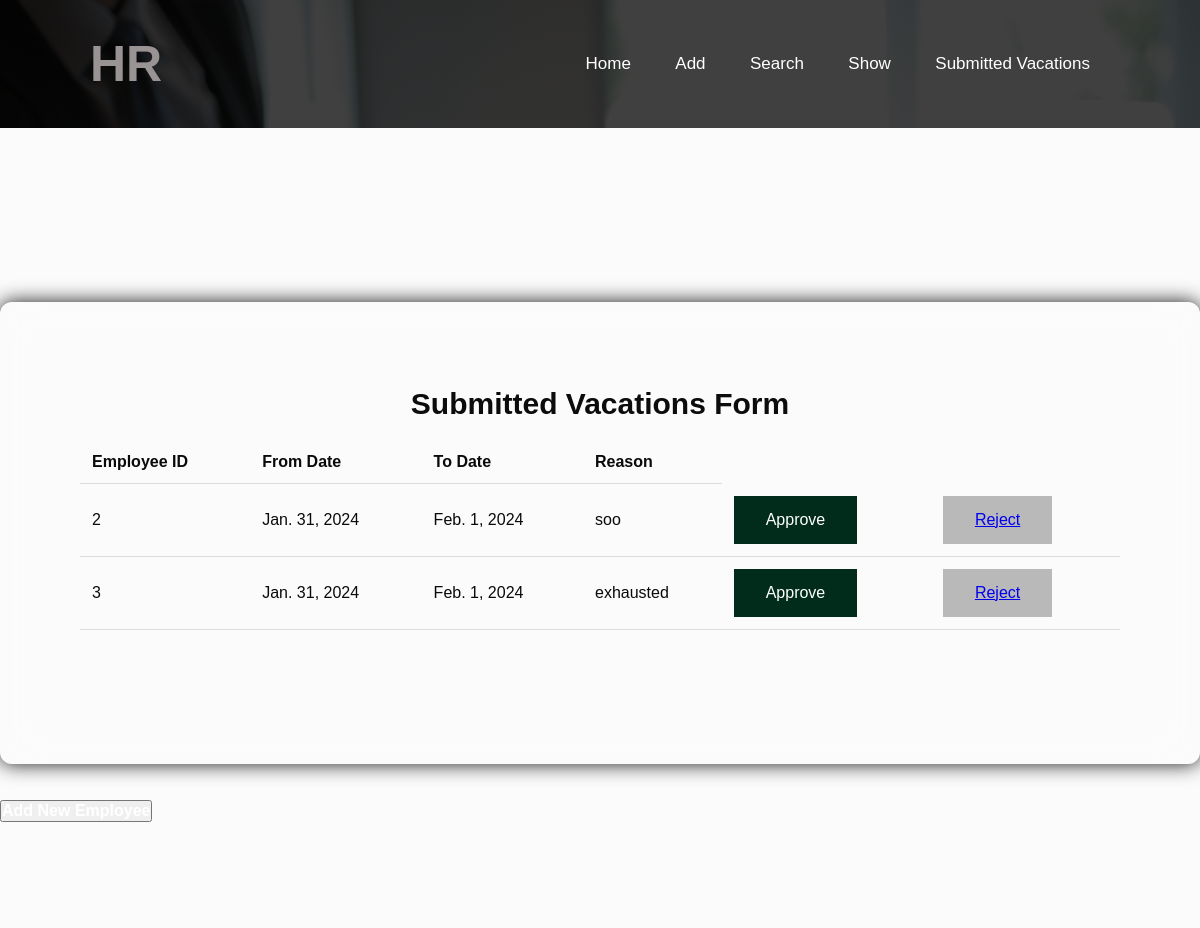
Screenshot of /submitted with the database file from the repository.
### employee/models.py (models this page shows, shortened)
class Vacation(models.Model):
    employee_id = models.CharField(max_length=100)
    from_date = models.DateField()
    to_date = models.DateField()
    reason = models.TextField()
    status = models.CharField(max_length=100, default='submitted')
    class Meta:
        db_table = "vacation"

### employee/views.py (the view)
# urls.py: path('submitted', views.submitted, name='submitted'),
def submitted(request):
    vacations = Vacation.objects.all()
    return render(request, 'submitted.html', {'vacations': vacations})

### employee/templates/submitted.html (shortened to what this page needs)
{% load static %}
<!DOCTYPE html>
<html lang="en">
<head>
    <link rel="stylesheet" type="text/css" href="{% static 'css/sub.css' %}">
    <link rel="stylesheet" type="text/css" href="{% static 'css/style.css' %}">
</head>
<body>
  <div class="banner">
    <div class="navbar">
        <div class="logo">
           <h1>HR</h1>
        </div>
        <ul>
            <li><a href="{% url 'main-page' %}">Home</a></li>
            <li><a href="{% url 'add_employee' %}">Add</a></li>
            <li><a href="{% url 'search-employees' %}" target="_blank">Search</a></li>
            <li><a href="{% url 'ShowPage' %}" target="_blank">Show</a></li>
            <li><a href="{% url 'submitted' %}" target="_blank">Submitted vacations</a></li>
        </ul>
  </div>
  <div class="body">
    <div class="Wrapper">
      <h1>Submitted Vacations Form </h1>
        <table>
          <thead>
              <tr>
                  <th>Employee ID</th>
                  <th>From Date</th>
                  <th>To Date</th>
                  <th>Reason</th>
              </tr>
          </thead>
          <tbody>
            {% if vacations %}
                {% for vac in vacations %}
                    <tr>
                        <td>{{vac.employee_id }}</td>
                        <td>{{vac.from_date }}</td>
                        <td>{{vac.to_date }}</td>
                        <td>{{vac.reason }}</td>
                        <td>
                            <button class="approve" data-vacation-id="{{ vac.id }}">Approve</button>
</td>
                        <td>
                            <button class="reject"><a href="/des/{{vac.id}}">Reject</a></button>
                        </td>
                    </tr>
                {% endfor %}
            {% else %}
                <tr>
                    <td colspan="5">No vacation requests submitted yet.</td>
                </tr>
            {% endif %}
        </tbody>
      </table>
        <br>
  <br>
  <br>
  </div>
  </div>
  </div>
  <button class="add"><a href="/emp">Add New Employee</a>
</body>
</html>

### employee/static/css/sub.css (style rules this page uses)
* { margin: 0; padding: 0; font-family: sans-serif; box-sizing: border-box; }
.body { display: flex; justify-content: center; color:#333 ; align-items: center; min-height: 100vh ; background: rgb(2,0,36); background: rgb(252, 251, 251) 35%; }
.Wrapper { width: 1200px; background: transparent; color: #0a0a0a; border-radius: 12px; padding: 30px 30px; border: 50px solid rgba(255, 255 , 255 , 0.2); backdrop-filter: blur(20px); box-shadow: 0 0 20px rgba(0, 0, 0, 0.9); margin-top: 10px; }
.Wrapper h1 { font-size: 30px; text-align: center; color: #0d0c0c; margin-top: 5px; }
table { width: 100%; border-collapse: collapse; margin-top: 20px; }
th, td { padding: 12px; text-align: left; border-bottom: 1px solid #ddd; }
.approve { background-color: #012c1c; border: none; color: white; padding: 15px 32px; text-align: center; text-decoration: none; display: inline-block; font-size: 16px; cursor: pointer; }
.reject { background-color: #b9b9b9; border: none; color: white; padding: 15px 32px; text-align: center; text-decoration: none; display: inline-block; font-size: 16px; cursor: pointer; text-decoration: none; color: wheat; }
.add a { text-decoration: none; cursor: pointer; font-size: 16px; color: #ffffff; font-weight: 600; margin-top: 90px; }

### employee/static/css/style.css (style rules this page uses)
* { margin: 0; padding: 0; font-family: sans-serif; box-sizing: border-box; }
.logo { text-align: center; }
.logo h1 { font-size: 50px; color:rgb(154, 147, 147); }
.banner { width: 100%; height: 100vh; background-image: linear-gradient(rgba(0 , 0 , 0 , 0.75) , rgba(0 , 0 , 0 , 0.75)) , url('../images/HR1.jpg'); ; background-position: center; background-repeat: no-repeat; background-size: cover; }
.navbar { width: 85%; margin: auto; padding: 35px 0; display: flex; align-items: center; justify-content: space-between; }
.navbar ul li { list-style: none; display: inline-block; margin: 0 20px; position: relative; }
.navbar ul li a { text-decoration: none; color: #fff; text-transform: capitalize; font-size: 17px; }
.navbar ul li::after { content: ''; height: 3px; width: 0; background: #0c9b8d; position: absolute; left: 0; bottom: -10px; transition: 0.7s; }

### rows the page displays
Vacation: employee_id "2", from_date "Jan. 31, 2024", to_date "Feb. 1, 2024", reason "soo"
Vacation: employee_id "3", from_date "Jan. 31, 2024", to_date "Feb. 1, 2024", reason "exhausted"
